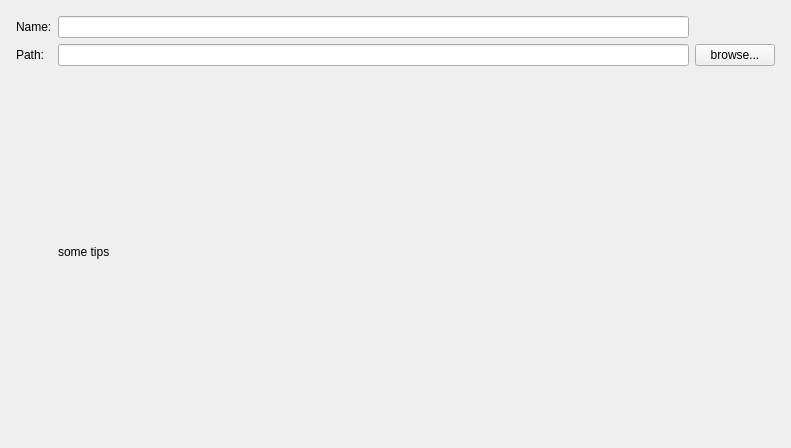
<?xml version="1.0" encoding="UTF-8"?>
<ui version="4.0">
 <class>ProjSetPage</class>
 <widget class="QWizardPage" name="ProjSetPage">
  <property name="geometry">
   <rect>
    <x>0</x>
    <y>0</y>
    <width>791</width>
    <height>448</height>
   </rect>
  </property>
  <property name="windowTitle">
   <string>Form</string>
  </property>
  <layout class="QVBoxLayout" name="verticalLayout">
   <item>
    <layout class="QGridLayout" name="gridLayout">
     <property name="leftMargin">
      <number>5</number>
     </property>
     <property name="topMargin">
      <number>5</number>
     </property>
     <property name="rightMargin">
      <number>5</number>
     </property>
     <property name="bottomMargin">
      <number>5</number>
     </property>
     <item row="1" column="0">
      <widget class="QLabel" name="label">
       <property name="text">
        <string>Name:</string>
       </property>
      </widget>
     </item>
     <item row="2" column="0">
      <widget class="QLabel" name="label_2">
       <property name="text">
        <string>Path:</string>
       </property>
      </widget>
     </item>
     <item row="2" column="2">
      <widget class="QLineEdit" name="lineEdit_2"/>
     </item>
     <item row="1" column="2">
      <widget class="QLineEdit" name="lineEdit"/>
     </item>
     <item row="2" column="3">
      <widget class="QPushButton" name="pushButton">
       <property name="text">
        <string>browse...</string>
       </property>
      </widget>
     </item>
     <item row="3" column="2">
      <widget class="QLabel" name="tips">
       <property name="text">
        <string>some tips</string>
       </property>
      </widget>
     </item>
    </layout>
   </item>
  </layout>
 </widget>
 <resources/>
 <connections/>
</ui>
